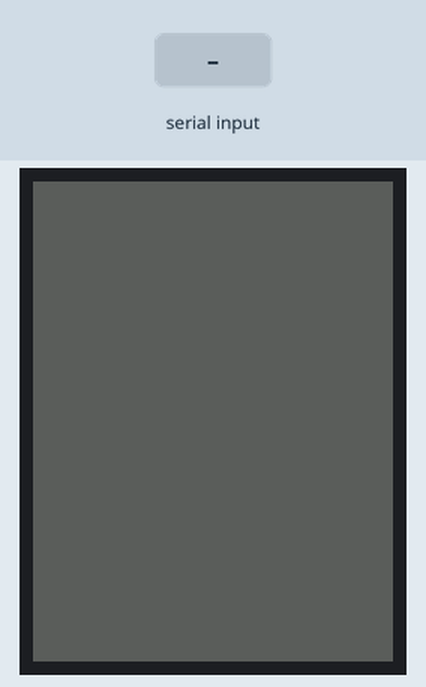
Recording of a sketch running on a simulated ESP32. On the bench: 240×320 colour display. The test bench sets the inputs (shaded band). What the sketch prints to the serial monitor is not drawn.

Above: at 1.4 s.
1.5 s: "1" received over Serial
At 2.0 s:
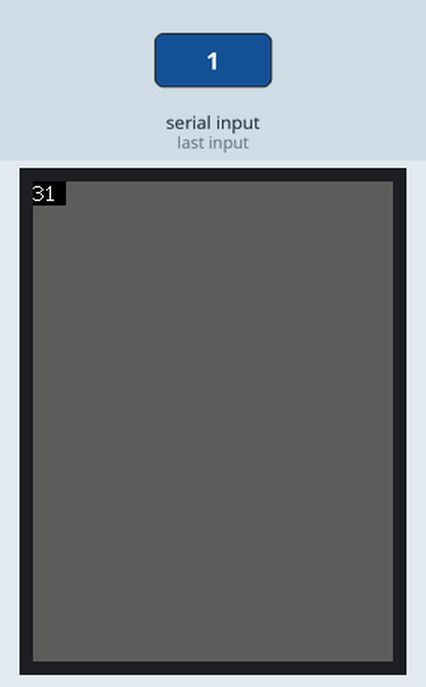
3.0 s: "0" received over Serial
At 4.2 s:
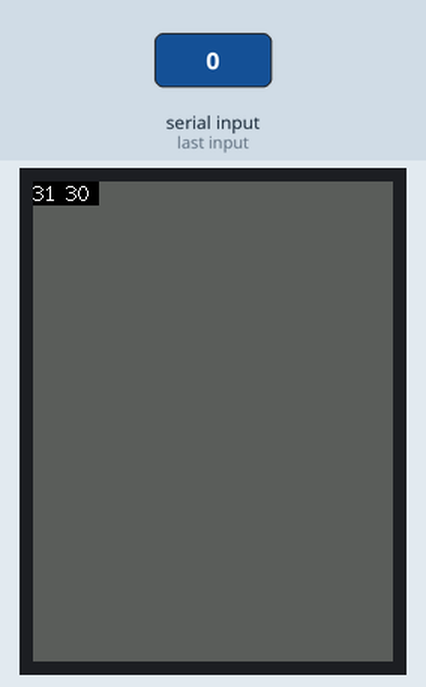
4.5 s: "2" received over Serial
At 5.8 s:
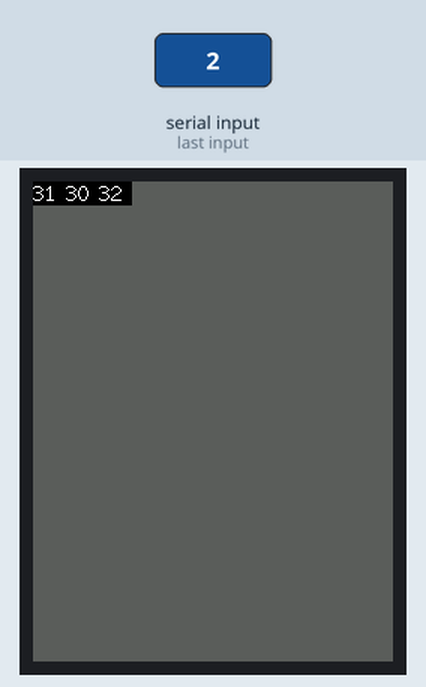
Timing chart, 0 to 7.5 s (numbered marks = the images above; inputs shaded):
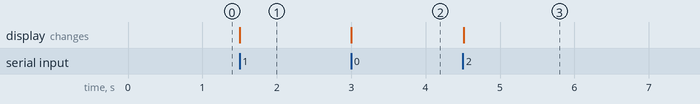

Measured:
- after the input at 1.5 s, the display: changes at once (image 1)
- after the input at 3.0 s, the display: changes at once (image 2)
- after the input at 4.5 s, the display: changes at once (image 3)

The sketch:

UART_Basic_Test.ino
```cpp
/*
 Test the tft.print() viz embedded tft.write() function

 This sketch used font 2, 4, 7

 Make sure all the display driver and pin connections are correct by
 editing the User_Setup.h file in the TFT_eSPI library folder.

 #########################################################################
 ###### DON'T FORGET TO UPDATE THE User_Setup.h FILE IN THE LIBRARY ######
 #########################################################################
 */


#include <TFT_eSPI.h> // Graphics and font library for ILI9341 driver chip
#include <SPI.h>

#define TFT_GREY 0x5AEB // New colour

TFT_eSPI tft = TFT_eSPI();  // Invoke library


void setup(void) {
  tft.init();
  tft.setRotation(2);

  // Fill screen with grey so we can see the effect of printing with and without
  // a background colour defined
  tft.fillScreen(TFT_GREY);

  // Set "cursor" at top left corner of display (0,0) and select font 2
  // (cursor will move to next line automatically during printing with 'tft.println'
  //  or stay on the line is there is room for the text with tft.print)
  tft.setCursor(0, 0, 2);
  // Set the font colour to be white with a black background, set text size multiplier to 1
  tft.setTextColor(TFT_WHITE,TFT_BLACK);  tft.setTextSize(1);

  Serial.begin(9600);
}

void loop() {

  if (Serial.available()) {
    int c = Serial.read();
    Serial.print(c);
    if (c == 0x66) {
      tft.fillScreen(TFT_GREY);
      tft.setCursor(0, 0, 2);
    }
    tft.print(c, HEX); // Print as integer number in Hexadecimal
    tft.print(' ');
  }
  delay(10);
}
```
